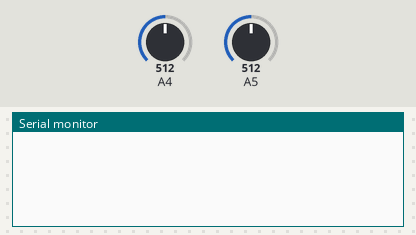
The sketch below on a simulated Arduino Leonardo, built with avr-gcc and run on an emulated ATmega32U4. Parts: the last lines printed to the serial monitor. The test bench sets the inputs (shaded band); at power-on: A4 = 512, A5 = 512. USB keyboard and mouse output is not drawn.

Above: at 11.2 s.
11.3 s: A4 set to 716
At 12.4 s:
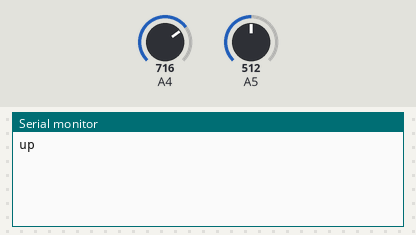
12.8 s: A5 set to 716
At 13.5 s:
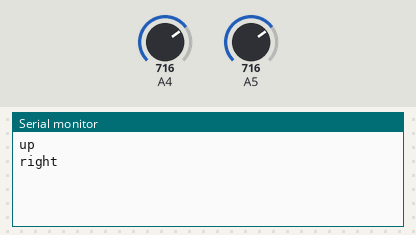
14.3 s: A4 set to 50
At 15.1 s:
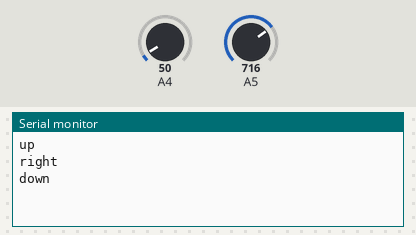
15.8 s: A5 set to 50
At 16.2 s:
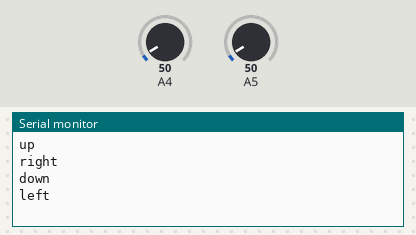

The sketch:

EOG-Eye-Tracker.ino
```cpp
// 14-05-2018

#include <Keyboard.h>
#include <CircularBuffer.h>
#include <SimpleTimer.h>


#define SAMPLERATE   200                // Frecventa de esantionare semnal / canal
#define READINGS     20                 // Interval pt calculul mediei semnalului
#define INACTIVE_CMD 20                 // Interval inactivare comanda noua t = 0.1sec
#define READING_INT  5                  // Durata in ms intre esantionari succesive

#define XTH_LIMIT_PLUS 60               // Limitele de variatie a pragurilor
#define XTH_LIMIT_MINUS 60
#define YTH_LIMIT_PLUS 60
#define YTH_LIMIT_MINUS 60


unsigned int x_threshold_up = 0;        // Praguri detectie comparatoare
unsigned int x_threshold_dn = 0;
unsigned int y_threshold_up = 0;
unsigned int y_threshold_dn = 0;

SimpleTimer read_data;


CircularBuffer<int,SAMPLERATE> x_sampleBuf;
CircularBuffer<int,SAMPLERATE> y_sampleBuf;

 int analog_xValue, analog_yValue;     // Valori analogice de semnal de la convertor

int read_time = 0;

unsigned long x_mean_filt = 512;        // Valori initiale la mijlocul gamei
unsigned long y_mean_filt = 512;
unsigned long x_last_mean_filt = 512;
unsigned long y_last_mean_filt = 512;

unsigned long xdc_comp = 512;
unsigned long ydc_comp = 512;


bool debug_values = false;
bool debug_plotter = true;


bool active_cmd_xAxis = true;
bool active_cmd_yAxis = true;
char x_cmd_cnt = 0;                   // Contor inactivare comanda axa x
char y_cmd_cnt = 0;                   // Contor inactivare comanda axa y

unsigned char x_stare = 0;
unsigned char y_stare = 0;

int _timer = 0;
int reset_duration = 0;
int last_x_average = 0;               // Ultima valoare medie de pe axa x
int last_y_average = 0;               // Ultima valoare medie de pe axa y
void setup() {

  Serial.begin(9600);
  delay(10000);                       //Preventiv
  Keyboard.begin();
  for(int i = 0; i < SAMPLERATE; i++)
  {
    x_sampleBuf.push(512);
    y_sampleBuf.push(512);
  }

  x_threshold_up = xdc_comp + (xdc_comp * XTH_LIMIT_PLUS);    // Setare praguri detectie comparatoare
  x_threshold_dn = xdc_comp - (xdc_comp * XTH_LIMIT_MINUS);
  y_threshold_up = ydc_comp + (ydc_comp * YTH_LIMIT_PLUS);
  y_threshold_dn = ydc_comp - (ydc_comp * YTH_LIMIT_MINUS);

  //Serial.println(sample_buffer.size());
  read_data.setInterval(READING_INT,readADC_values);
}

////////////////////////////////////////////////////////////////////////////////////////////a = 19;

void Xcheck(int xValue)
{

   //set starea s1
   if( last_x_average < x_threshold_up && xValue > x_threshold_up && !x_stare)
   {
      x_stare = 1;
      Serial.println("right");
      Keyboard.press(KEY_RIGHT_ARROW);
      //Keyboard.press('d');
      Keyboard.releaseAll();

   }

   //set starea s2
   if( last_x_average > x_threshold_dn && xValue < x_threshold_dn && !x_stare)
   {
      x_stare = 2;
      Serial.println("left");

      Keyboard.press(KEY_RIGHT_ARROW);
      //Keyboard.press('d');
      Keyboard.releaseAll();

   }

   //reset in starea s0
   if(( xValue <= x_threshold_dn && x_stare == 1) ||
   ( xValue >= x_threshold_up && x_stare == 2))
   {
      x_stare = 0;
   }

   last_x_average = xValue;

}


void Ycheck(int yValue)
{

   //set starea s1
   if( last_y_average < y_threshold_up && yValue > y_threshold_up && !y_stare)
   {
      y_stare = 1;
      Serial.println("up");
      //Keyboard.press(KEY_UP_ARROW);
      //Keyboard.press('d');
      //Keyboard.releaseAll();

   }

   //set starea s2
   if( last_y_average > y_threshold_dn && yValue < y_threshold_dn && !y_stare)
   {
      y_stare = 2;
      Serial.println("down");

      //Keyboard.press(KEY_DOWN_ARROW);
      //Keyboard.press('d');
      //Keyboard.releaseAll();

   }

   //reset in starea s0
   if(( yValue <= y_threshold_dn && y_stare == 1) ||
   ( yValue >= y_threshold_up && y_stare == 2))
   {
      y_stare = 0;
   }

   last_y_average = yValue;

}


void readADC_values() {

    analog_xValue = analogRead(A5);
    analog_yValue = analogRead(A4);

    x_sampleBuf.shift();                          // Eliminam din buffer prima valoare
    x_sampleBuf.push(analog_xValue);              // Adaugam in buffer pe ultima pozitie
    y_sampleBuf.shift();                          // Eliminam din buffer prima valoare
    y_sampleBuf.push(analog_yValue);              // Adaugam in buffer pe ultima pozitie


    xdc_comp = 0;   ydc_comp = 0;
    for(int i = 0; i < SAMPLERATE; i++)
      xdc_comp += x_sampleBuf[i];
    xdc_comp = xdc_comp / SAMPLERATE;

    for(int i = 0; i < SAMPLERATE; i++)
      ydc_comp += y_sampleBuf[i];
    ydc_comp = ydc_comp / SAMPLERATE;

    x_threshold_up = xdc_comp + XTH_LIMIT_PLUS;   // Recalculare praguri detectie comparatoare
    x_threshold_dn = xdc_comp - XTH_LIMIT_MINUS;
    y_threshold_up = ydc_comp + YTH_LIMIT_PLUS;
    y_threshold_dn = ydc_comp - YTH_LIMIT_MINUS;


    x_last_mean_filt = x_mean_filt;               // Salvare ultima valoare filtru medie
    x_mean_filt = 0;
    for(int i = SAMPLERATE-1; i > SAMPLERATE-READINGS-1; i--)
      x_mean_filt += x_sampleBuf[i];
    x_mean_filt = x_mean_filt / READINGS;

    y_last_mean_filt = y_mean_filt;               // Salvare ultima valoare filtru medie
    y_mean_filt = 0;
    for(int i = SAMPLERATE-1; i > SAMPLERATE-READINGS-1; i--)
      y_mean_filt += y_sampleBuf[i];
    y_mean_filt = y_mean_filt / READINGS;

    Xcheck(x_mean_filt);
    Ycheck(y_mean_filt);
    //EyeBlink(y_mean_filt);

   /* Serial.print(0);
    Serial.print(",");
    Serial.print(1023);
    Serial.print(",");
    Serial.print(y_threshold_up);
    Serial.print(",");
    Serial.print(y_threshold_dn);
    Serial.print(",");
    Serial.println(y_mean_filt);*/


}


void loop() {

  // simulation
  read_data.run();


}
```

Measured:
- after the input at 11.3 s, the serial monitor: prints a new line at once (image 1)
- after the input at 12.8 s, the serial monitor: prints a new line at once (image 2)
- after the input at 14.3 s, the serial monitor: prints a new line at once (image 3)
- after the input at 15.8 s, the serial monitor: prints a new line at once (image 4)
